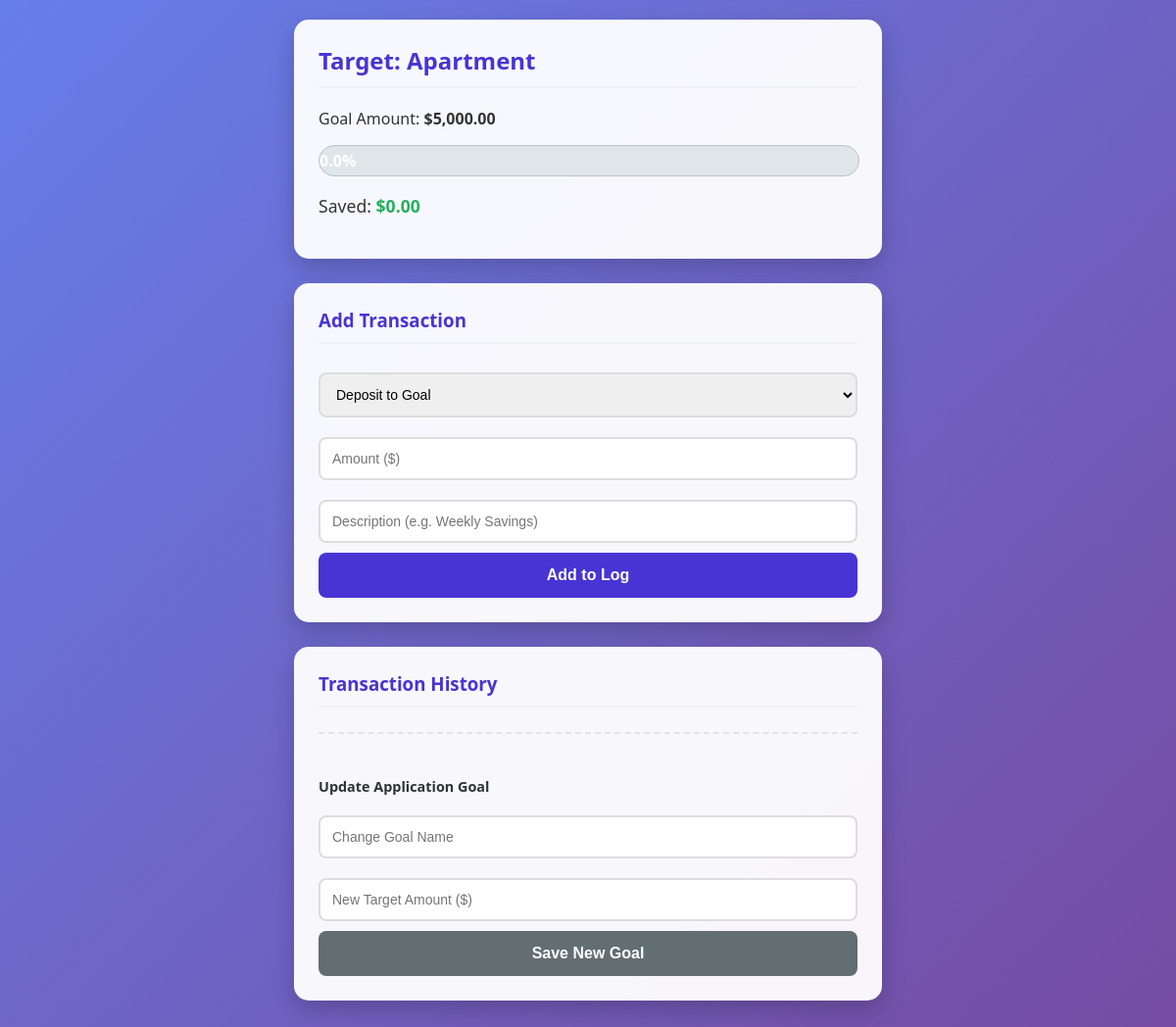
Before: / with the older database file.
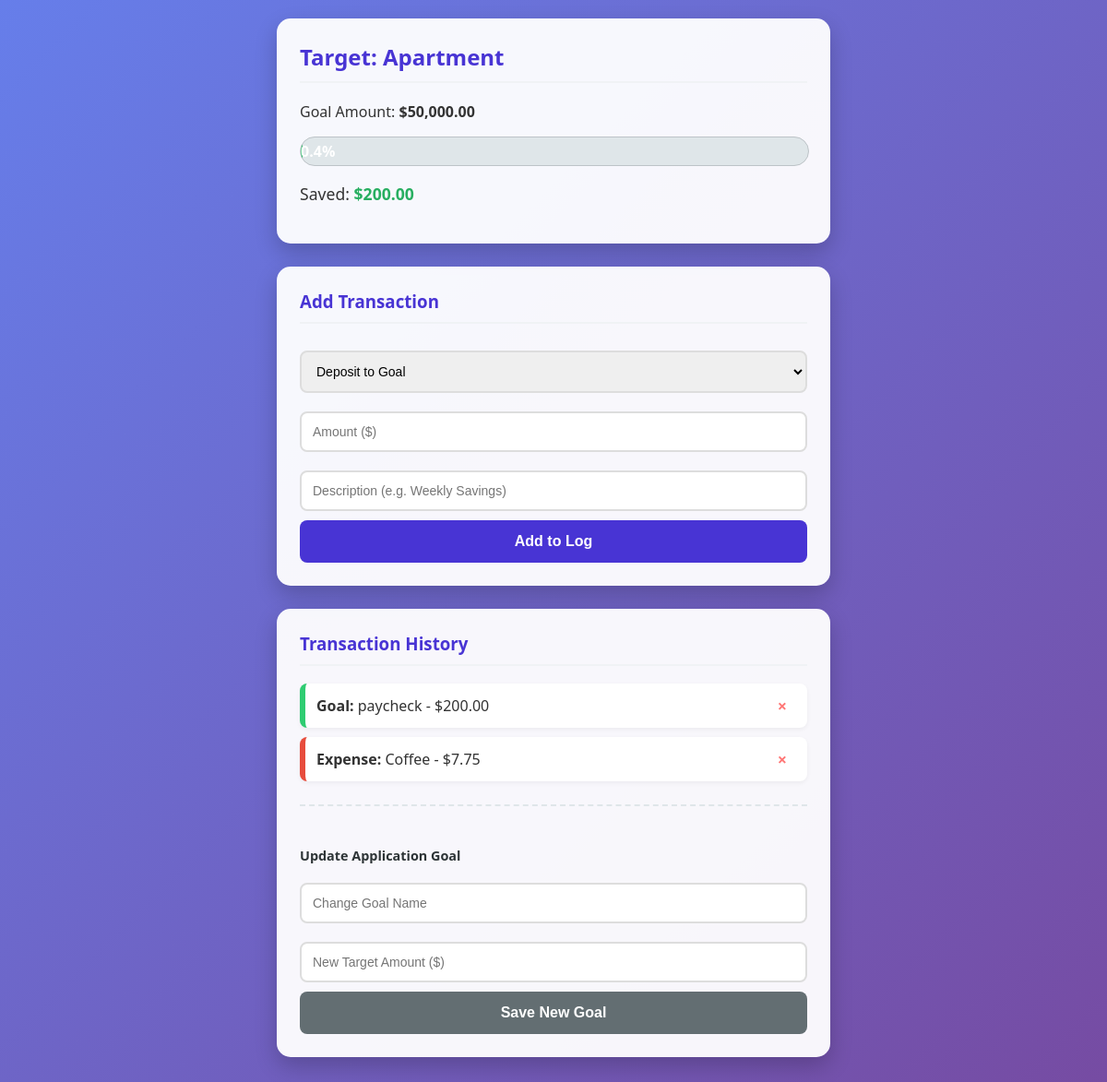
After: the same page with the newer database file.
### app.py (models this page shows)
class Goal(db.Model):
    id = db.Column(db.Integer, primary_key=True)
    name = db.Column(db.String(100), default="Apartment Deposit")
    target = db.Column(db.Float, default=1000.0)

class Transaction(db.Model):
    id = db.Column(db.Integer, primary_key=True)
    type = db.Column(db.String(20), nullable=False)  # 'Goal' or 'Expense'
    amount = db.Column(db.Float, nullable=False)
    description = db.Column(db.String(100))

### app.py (the view)
@app.route('/')
def index():
    transactions = Transaction.query.all()
    goal_data = Goal.query.first()
    if not goal_data:
        goal_data = Goal(name="Apartment Deposit", target=1000.0)
        db.session.add(goal_data)
        db.session.commit()
    current_savings = sum(t.amount for t in transactions if t.type == 'Goal')
    progress = min((current_savings / goal_data.target) * 100, 100) if goal_data.target > 0 else 0
    return render_template('index.html',
                           transactions=transactions,
                           current_savings=current_savings,
                           goal=goal_data,
                           progress=round(progress, 1))

### templates/index.html (shortened to what this page needs)
<!DOCTYPE html>
<html lang="en">
<head>
</head>
<body>
    <div class="card">
        <h2>Target: {{ goal.name }}</h2>
        <p>Goal Amount: <strong>${{ "{:,.2f}".format(goal.target) }}</strong></p>
        <div class="progress-container">
            <div id="dynamic-bar" class="progress-bar">
                {{ progress }}%
            </div>
        </div>
        <p style="font-size: 1.1em;">Saved: <span style="color: #27ae60; font-weight: bold;">${{ "{:,.2f}".format(current_savings) }}</span></p>
    </div>
    <div class="card">
        <h3>Add Transaction</h3>
        <form action="/add" method="POST">
            <select name="type">
                <option value="Goal">Deposit to Goal</option>
            </select>
            <input type="number" step="0.01" name="amount" placeholder="Amount ($)" required>
            <input type="text" name="description" placeholder="Description (e.g. Weekly Savings)" required>
            <button type="submit">Add to Log</button>
        </form>
    </div>
    <div class="card">
        <h3>Transaction History</h3>
        <ul>
            {% for t in transactions %}
            <li class="type-{{ t.type|lower }}">
                <span><strong>{{ t.type }}:</strong> {{ t.description }} - ${{ "{:,.2f}".format(t.amount) }}</span>
                <a href="/delete/{{ t.id }}" class="delete-btn" title="Delete entry">&times;</a>
            </li>
            {% endfor %}
        </ul>
        <div class="settings-form">
            <h4>Update Application Goal</h4>
            <form action="/update_goal" method="POST">
                <input type="text" name="goal_name" placeholder="Change Goal Name" required>
                <input type="number" step="0.01" name="goal_target" placeholder="New Target Amount ($)" required>
                <button type="submit" style="background: #636e72;">Save New Goal</button>
            </form>
        </div>
    </div>
</body>
</html>

### templates/index.html (style rules this page uses)
body { font-family: 'Segoe UI', sans-serif; max-width: 600px; margin: auto; padding: 20px; background: linear-gradient(135deg, #667eea 0%, #764ba2 100%); min-height: 100vh; color: #333; }
.card { background: rgba(255, 255, 255, 0.95); padding: 25px; border-radius: 15px; box-shadow: 0 10px 25px rgba(0,0,0,0.2); margin-bottom: 25px; }
h2, h3 { color: #4834d4; margin-top: 0; border-bottom: 2px solid #f0f2f5; padding-bottom: 10px; }
.progress-container { background: #dfe6e9; border-radius: 20px; height: 30px; width: 100%; margin: 15px 0; overflow: hidden; border: 1px solid #bdc3c7; }
.progress-bar { background: linear-gradient(90deg, #2ecc71, #27ae60); height: 100%; text-align: center; color: white; line-height: 30px; font-weight: bold; transition: width 0.5s ease-in-out; }
input, select { margin: 10px 0; padding: 12px; width: 100%; box-sizing: border-box; border: 2px solid #ddd; border-radius: 8px; font-size: 14px; }
button { background: #4834d4; color: white; border: none; padding: 14px; cursor: pointer; width: 100%; border-radius: 8px; font-size: 16px; font-weight: bold; transition: transform 0.2s, background 0.2s; }
ul { list-style: none; padding: 0; }
li { background: #ffffff; padding: 12px; margin-bottom: 10px; border-radius: 8px; display: flex; justify-content: space-between; align-items: center; box-shadow: 0 2px 5px rgba(0,0,0,0.05); }
.type-goal { border-left: 6px solid #2ecc71; }
.type-expense { border-left: 6px solid #e74c3c; }
.delete-btn { color: #ff7675; text-decoration: none; font-weight: bold; font-size: 18px; padding: 0 10px; }
.settings-form { font-size: 0.9em; color: #636e72; border-top: 2px dashed #dfe6e9; padding-top: 25px; margin-top: 25px; }
.settings-form h4 { color: #2d3436; margin-bottom: 10px; }

Changed rows visible on the page:
changed Goal "Apartment": target "5,000.00" → "50,000.00"
added Transaction: type "Goal", description "paycheck", amount "200.00"
added Transaction: type "Expense", description "Coffee", amount "7.75"
Other visible differences:
{{ progress }}: "0.0" → "0.4"
{{ "{:,.2f}".format(current_savings) }}: "0.00" → "200.00"
